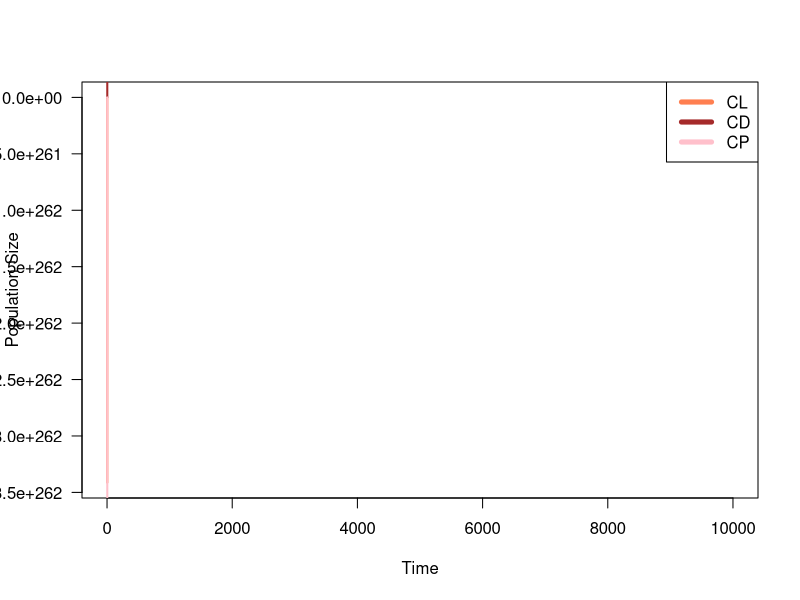
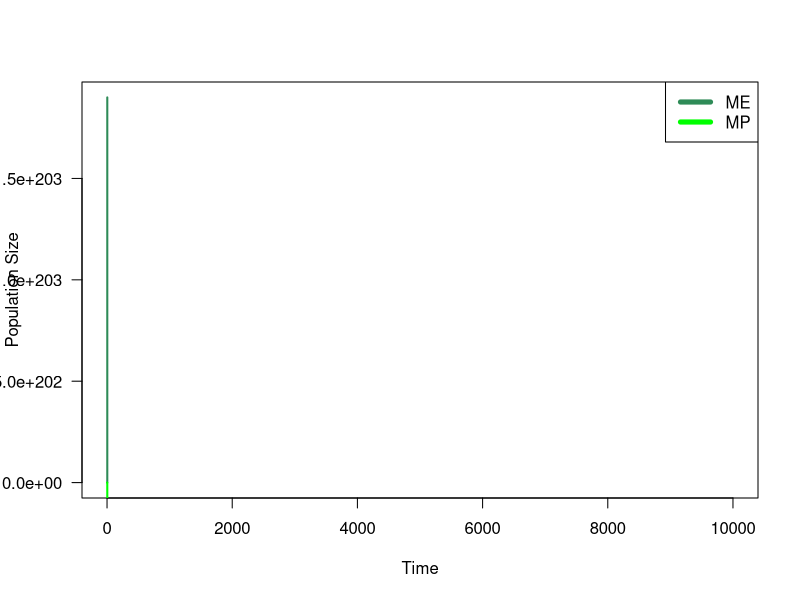

These charts were generated, in order, by the following R code:
## ---- chunk 1
knitr::opts_chunk$set(echo = TRUE)
## ---- chunk 2
library(vegan)
## ---- chunk 3
#VARIABLES
#CL  #live coral on open substrate
#CD  #dead coral
#CP #Live coral on dead coral
#ME #Exposed macroalgae
#MP #Protected macroalgae
#S #Empty space; colonizable by coral or macroalgae

#PARAMETERS (change in proportional cover/year)
gc <- 0.1 #growth rate of coral
gm <- 0.6 #growth rate of macroalgae
gmc <- 0.06 #Overgrowth rate of macroalgae onto live coral
dc <- 0.001 #Death rate of coral
dm <- 0.05 #Senescence rate of macroalgae
e <- 0.01 #Erosion rate of dead coral
gammaC <- 0.001 #Open settlement rate of coral
settlement <- 1 #Multiplier for rate of coral settlement onto dead coral
gammaM <- 0.001 #Open settlement rate of macroalgae
h <- 0.3 #Ambient herbivory rate
p <- 0.5 #Algal protection; degree to which ambient herbivory is reduced for protected macroalgae

## ---- chunk 4
#change in proportional live coral on the reef over time (dCL/dt)
#equation_1 <- gc*CL*S + gammaC*S - gmc*CL*(ME+MP) - dc*CL 
## ---- chunk 5

#dCD/dt
#equation_2 <- dc*(CL+CP)+ MP*(h*(1-p)+dm)- gc*CP*CD-S*gammaC*CD-gm*CD*(ME+MP) - gammaM*CD- e*CD

## ---- chunk 6
#change in proportional cover of live coral growing on dead coral over time (dCP/dt)
#dCP/dt = GC* CP*CD + s*gammaC*CD - gmc*CP*(ME+MP) - dc*CP - e*CP
#equation_3 <- gc*CP*CD + settlement*gammaC*CD - gmc*CP*(ME + MP) - dc*CP - e*CP

## ---- chunk 7
#dME/dt= gm*ME*S + gammaM*S - ME(h+dm)
#equation_4 <- gm*ME*S + gammaM*S - ME*(h+dm)
## ---- chunk 8
#dMP/dt = gm*MP*CD +gm*ME*CD + gmc*CL(ME+MP) +gmc*CP*(ME+MP) + gammaM*CD - MP(h(1-p) +dm + e)
#equation_5 <- gm*MP*CD +gm*ME*CD + gmc*CL*(ME+MP) +gmc*CP*(ME+MP) + gammaM*CD - MP*(h*(1-p) +dm + e)
## ---- chunk 9
#S = 1 - CL - CD - CP - ME - MP
#equation_6 <- 1 - CL - CD - CP - ME - MP
## ---- chunk 10

## ---- chunk 11
# create a vector of timesteps
tset1 <- seq(from = 0, to = 10000, length.out = 100000)

# create holding vectors and fill initial conditions
CL.simu1 <- NaN*tset1; CL.simu1[1] <- .30  #live coral
CD.simu1 <- NaN*tset1; CD.simu1[1] <- .05 #dead coral
CP.simu1 <- NaN*tset1; CP.simu1[1] <- .30 #live coral on dead coral
ME.simu1 <- NaN*tset1; ME.simu1[1] <- .15 #exposed macroalgae
MP.simu1 <- NaN*tset1; MP.simu1[1] <- .10 #protected macroalgae
S.simu1 <- NaN*tset1; S.simu1[1] <- .10 #empty space, not sure what to put here

# for each timestep
for(i in 2:length(tset1)){
  # calculate change in time
	dt <- tset1[i]-tset1[i-1]
	
	# store placeholder variables
	CL <- CL.simu1[i-1]
	CD <- CD.simu1[i-1]
	CP <- CP.simu1[i-1]
	ME <- ME.simu1[i-1]
	MP <- MP.simu1[i-1]
   S <- S.simu1[i-1]
	
	# calculate change in resource level and population size 
	dCL <- gc*CL*S + gammaC*S - gmc*CL*(ME+MP) - dc*CL*dt #equation 1
	dCD <- dc*(CL+CP)+ MP*(h*(1-p)+dm)- gc*CP*CD-S*gammaC*CD-gm*CD*(ME+MP) - gammaM*CD- e*CD*dt #equation 2
	dCP <- gc*CP*CD + settlement*gammaC*CD - gmc*CP*(ME + MP) - dc*CP - e*CP*dt #equation 3
	dME <- gm*ME*S + gammaM*MP*S - ME*(h+dm)*dt #equation 4
	dMP <- gm*MP*CD +gm*ME*CD + gmc*CL*(ME+MP) +gmc*CP*(ME+MP) + gammaM*CD - MP*(h*(1-p) +dm + e)*dt #equation 5
   dS <- 1 - CL - CD - CP - ME - MP*dt #can i do that??? #equation 6
	
	# calculate total size
	CL.simu1[i] <- CL + dCL
	CD.simu1[i] <- CD + dCD
	CP.simu1[i] <- CP + dCP
	ME.simu1[i] <- ME + dME
	MP.simu1[i] <- MP + dMP
	S.simu1[i] <- S + dS
}

#check loop worked
head(CL.simu1)
tail(CL.simu1)

## ---- chunk 12
#plot
# store colors for variables
CLcol <- 'coral'
CDcol <- 'brown'
CPcol <- 'pink'
MEcol <- 'seagreen'
MPcol <- 'green'
Scol <- 'gray'

# plot coral as a function of time
plot(x = tset1, y = CL.simu1,
     type = 'l', las = 1, lwd = 2, col = CLcol,
     xlab = 'Time', ylab = 'Population Size')
 lines(x = tset1, y = CD.simu1,
      lwd = 2, col = CDcol)
 lines(x = tset1, y = CP.simu1,
      lwd = 2, col = CPcol )
 legend(x = 'topright', legend = c('CL', 'CD', 'CP'), lwd = 5, col = c(CLcol, CDcol, CPcol))

# plot population macroalgae as a function of time
plot(x = tset1, y = ME.simu1,
     type = 'l', las = 1, lwd = 2, col = MEcol,
     xlab = 'Time', ylab = 'Population Size')
lines(x = tset1, y = MP.simu1,
      lwd = 2, col = MPcol)
legend(x = 'topright', legend = c('ME', 'MP'), lwd = 5, col = c(MEcol, MPcol))
